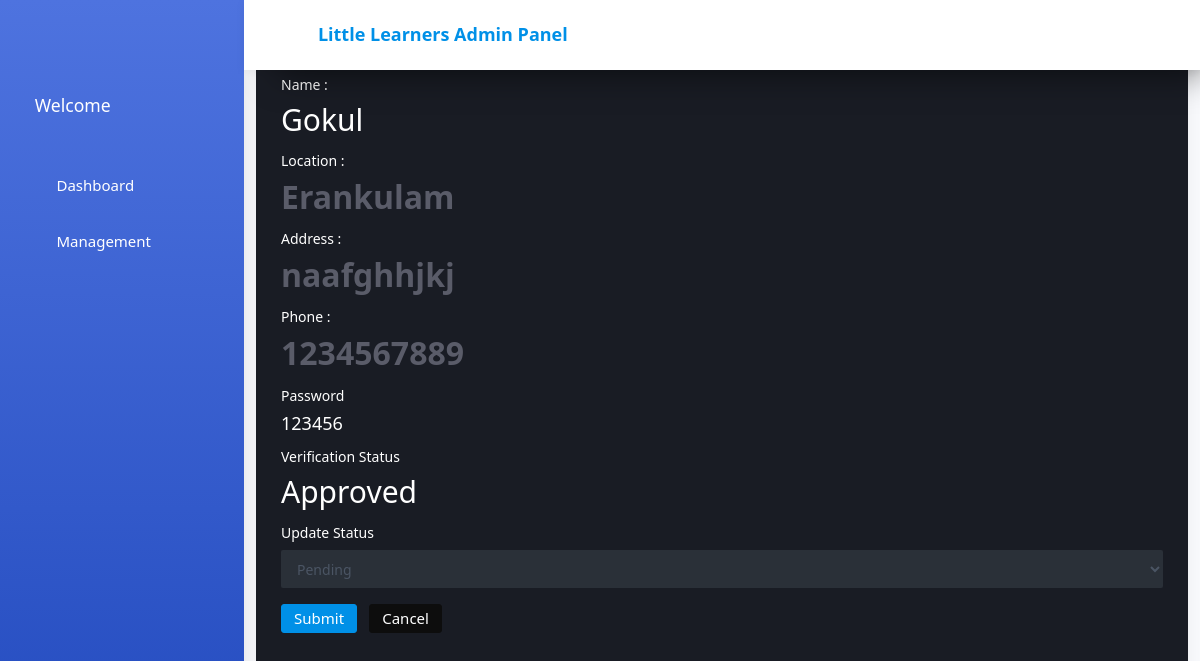
The page /AdminSide/Single_Staff/3 on the database its author committed.
### AdminSide/models.py (models this page shows, shortened)
class StaffDB(models.Model):
    STATUS = [
        ('Pending', 'Pending'),
        ('Approved', 'Approved'),
        ('Rejected', 'Rejected'),
    ]
    Staff_Name=models.CharField(max_length=60,null=True,blank=True)
    Location=models.CharField(max_length=60,null=True,blank=True)
    Phone=models.CharField(max_length=20,null=True,blank=True)
    Address=models.CharField(max_length=90,null=True,blank=True)
    Password=models.CharField(max_length=20,null=True,blank=True)
    Is_Verified=models.CharField(default="Pending",null=True,blank=True,choices=STATUS,max_length=100)
    Leave_Message=models.CharField(max_length=200,null=True,blank=True)

### AdminSide/views.py (the view)
# urls.py: path('Single_Staff/<int:dataid>',views.Single_Staff,name="Single_Staff"),
def Single_Staff(req,dataid):
    x=StaffDB.objects.get(id=dataid)
    choices=StaffDB.STATUS
    return render(req,"Single staff detail.html",{'x':x,'choices':choices})

### AdminSide/templates/Single staff detail.html (shortened to what this page needs)
{% extends 'Index.html' %}
{% block content %}
    <div class="col-12 grid-margin stretch-card">
        <div class="card">
          <div class="card-body">
            <h4 class="card-title">Profile Page</h4>
            <form class="forms-sample" action="{% url 'Update_Staff_Status' dataid=x.id %}" method="post">
                <div class="form-group">
                    <label for="exampleInputName1">Name :</label>
                    <h2>{{x.Staff_Name}}</h2>
                  </div>
                  <div class="form-group">
                    <label for="exampleInputEmail3">Location :</label>
                    <h3>{{x.Location}}</h3>
                  </div>
                  <div class="form-group">
                    <label for="exampleInputEmail3">Address :</label>
                    <h3>{{x.Address}}</h3>
                  </div>
                  <div class="form-group">
                    <label for="exampleInputEmail3">Phone :</label>
                    <h3>{{x.Phone}}</h3>
                  </div>
                  <div class="form-group">
                    <label for="exampleInputPassword4">Password</label>
                    <h4>{{x.Password}}</h4>
                  </div>
                  <div class="form-group">
                    <label for="exampleInputPassword4">Verification Status </label>
                    <h2>{{x.Is_Verified}}</h2>
                  </div>
              <div class="form-group">
                <label for="exampleSelectGender">Update Status</label>
                <select name="status" class="form-control" id="statusSelect">
                    {% for i,j in choices %}
                    <option value="{{i}}">{{j}}</option>
                    {% endfor %}
                </select>
              </div>
              <button type="submit" class="btn btn-primary mr-2">Submit</button>
              <button class="btn btn-dark">Cancel</button>
            </form>
          </div>
        </div>
      </div>
  {% endblock %}

### AdminSide/templates/Index.html (style rules this page uses)
:root { --primary-color: #4e73df; --secondary-color: #1cc88a; --danger-color: #e74a3b; --warning-color: #f6c23e; --dark-color: #5a5c69; --card-border-radius: 12px; --transition-speed: 0.3s; }
body { font-family: 'Nunito', 'Segoe UI', Roboto, 'Helvetica Neue', Arial, sans-serif; background-color: #f8f9fc; }
.card { border: none; border-radius: var(--card-border-radius); box-shadow: 0 5px 15px rgba(0, 0, 0, 0.05); transition: transform var(--transition-speed), box-shadow var(--transition-speed); overflow: hidden; }
.card-body { padding: 1.5rem; }
.card h3 { font-size: 2rem; font-weight: 700; color: var(--dark-color); margin-bottom: 0.5rem; }
.card-title { font-weight: 700; margin-bottom: 1.5rem; color: #4e73df; position: relative; padding-bottom: 10px; }
.card-title:after { content: ''; position: absolute; left: 0; bottom: 0; width: 50px; height: 3px; background: linear-gradient(90deg, #4e73df, #224abe); border-radius: 2px; }

### rows shown on the page
StaffDB: Staff_Name "Gokul", Location "Erankulam", Address "naafghhjkj", Phone "1234567889", Password "123456", Is_Verified "Approved"

### other values the page prints
form field status "Pending"
